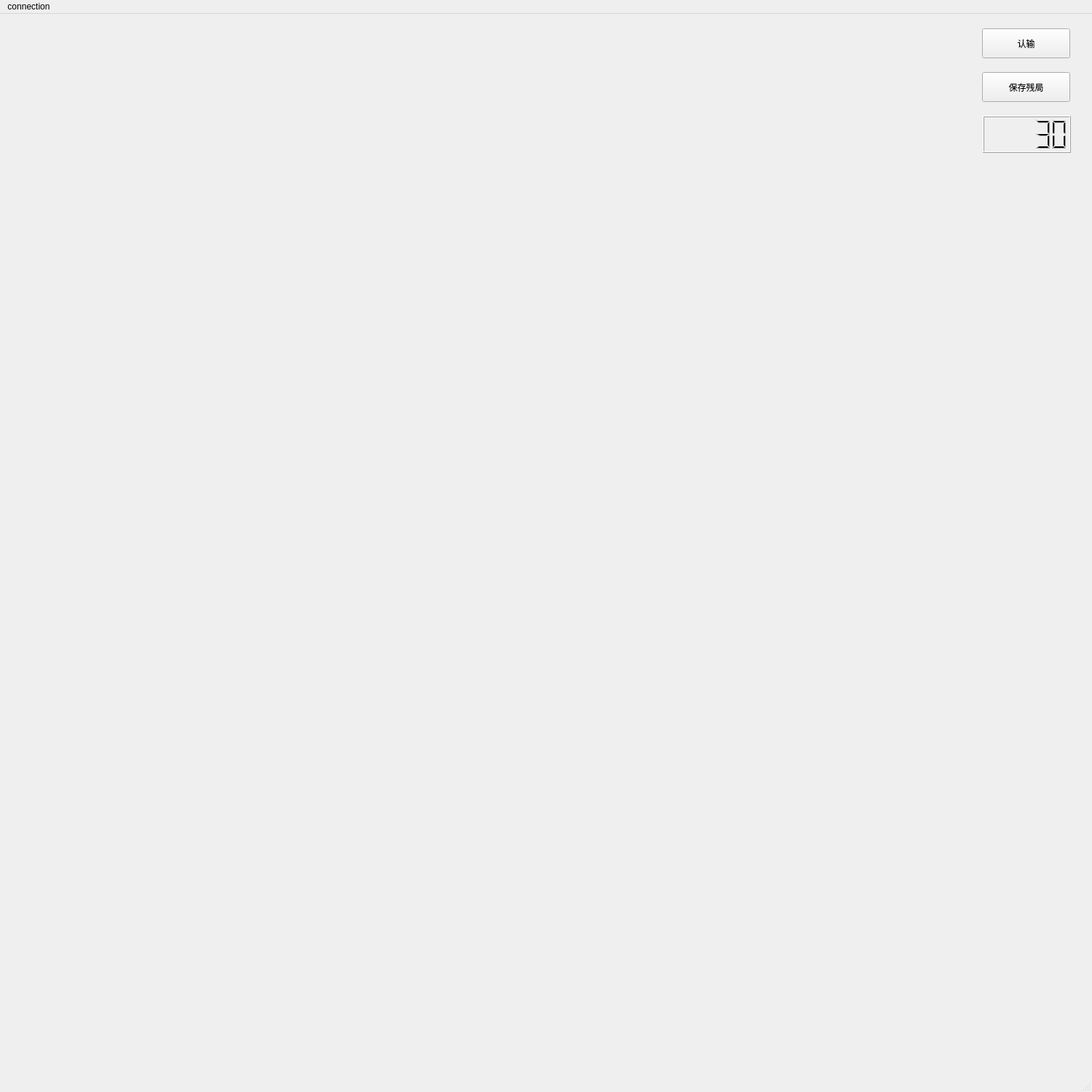
<?xml version="1.0" encoding="UTF-8"?>
<ui version="4.0">
 <class>MainWindow</class>
 <widget class="QMainWindow" name="MainWindow">
  <property name="geometry">
   <rect>
    <x>0</x>
    <y>0</y>
    <width>1500</width>
    <height>1500</height>
   </rect>
  </property>
  <property name="windowTitle">
   <string>Server</string>
  </property>
  <widget class="QWidget" name="centralWidget">
   <widget class="QPushButton" name="pushButton">
    <property name="geometry">
     <rect>
      <x>1349</x>
      <y>20</y>
      <width>121</width>
      <height>41</height>
     </rect>
    </property>
    <property name="font">
     <font>
      <family>微软雅黑</family>
     </font>
    </property>
    <property name="text">
     <string>认输</string>
    </property>
   </widget>
   <widget class="QLCDNumber" name="lcdNumber">
    <property name="geometry">
     <rect>
      <x>1350</x>
      <y>140</y>
      <width>121</width>
      <height>51</height>
     </rect>
    </property>
    <property name="font">
     <font>
      <family>微软雅黑</family>
     </font>
    </property>
    <property name="digitCount">
     <number>5</number>
    </property>
    <property name="value" stdset="0">
     <double>30.000000000000000</double>
    </property>
   </widget>
   <widget class="QPushButton" name="pushButton_2">
    <property name="geometry">
     <rect>
      <x>1349</x>
      <y>80</y>
      <width>121</width>
      <height>41</height>
     </rect>
    </property>
    <property name="font">
     <font>
      <family>微软雅黑</family>
     </font>
    </property>
    <property name="text">
     <string>保存残局</string>
    </property>
   </widget>
   <widget class="QLabel" name="label">
    <property name="geometry">
     <rect>
      <x>1110</x>
      <y>1310</y>
      <width>351</width>
      <height>91</height>
     </rect>
    </property>
    <property name="font">
     <font>
      <family>微软雅黑</family>
     </font>
    </property>
    <property name="text">
     <string/>
    </property>
   </widget>
  </widget>
  <widget class="QMenuBar" name="menuBar">
   <property name="geometry">
    <rect>
     <x>0</x>
     <y>0</y>
     <width>1500</width>
     <height>23</height>
    </rect>
   </property>
   <widget class="QMenu" name="menuconnection">
    <property name="title">
     <string>connection</string>
    </property>
    <addaction name="actioncreat"/>
    <addaction name="actionconnect_to_server"/>
    <addaction name="actionplay_canju"/>
    <addaction name="actionconnect_to_canju"/>
   </widget>
   <addaction name="menuconnection"/>
  </widget>
  <widget class="QStatusBar" name="statusBar"/>
  <action name="actioncreat">
   <property name="text">
    <string>create</string>
   </property>
  </action>
  <action name="actionplay_canju">
   <property name="text">
    <string>create canju</string>
   </property>
  </action>
  <action name="actionconnect_to_server">
   <property name="text">
    <string>connect to server</string>
   </property>
  </action>
  <action name="actionconnect_to_canju">
   <property name="text">
    <string>connect to canju</string>
   </property>
  </action>
 </widget>
 <layoutdefault spacing="6" margin="11"/>
 <resources/>
 <connections/>
</ui>
